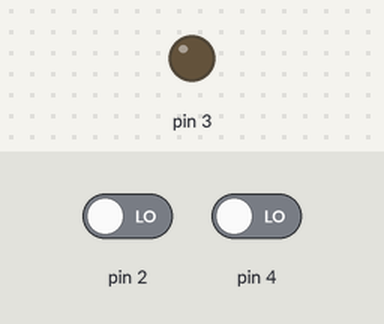
Simulated run of this sketch. Board: Arduino Uno, built with avr-gcc and run on an emulated ATmega328P. On the bench: output pins drawn as LEDs (lit = HIGH). Inputs (shaded band) come from the test bench; at power-on: pin 2 LOW, pin 4 LOW.

Above: at 1.2 s.
1.3 s: pin 2 driven HIGH
At 2.4 s:
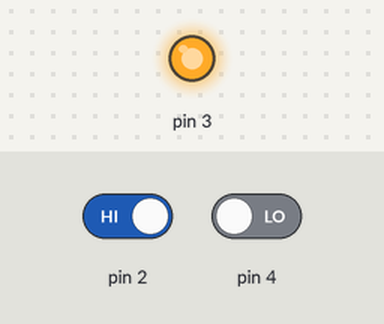
Timing chart, 0 to 4.3 s (numbered marks = the images above; inputs shaded):
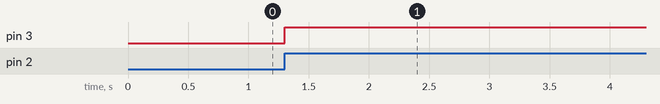

The sketch:

apagareacender1.ino
```cpp
// C++ code
//
void setup()
{
  pinMode(2, INPUT);
  pinMode(3, OUTPUT);
  pinMode(4, INPUT);
}

void loop()
{
  if(digitalRead(2) == HIGH){
    digitalWrite(3, HIGH);
    delay(1000);
  }else if (digitalRead(4) == HIGH){
    digitalWrite(3, LOW);
    digitalWrite(2, LOW);
    delay(1000);
  }
}
```

Measured:
- after the input at 1.3 s, pin 3: LOW → HIGH at once
